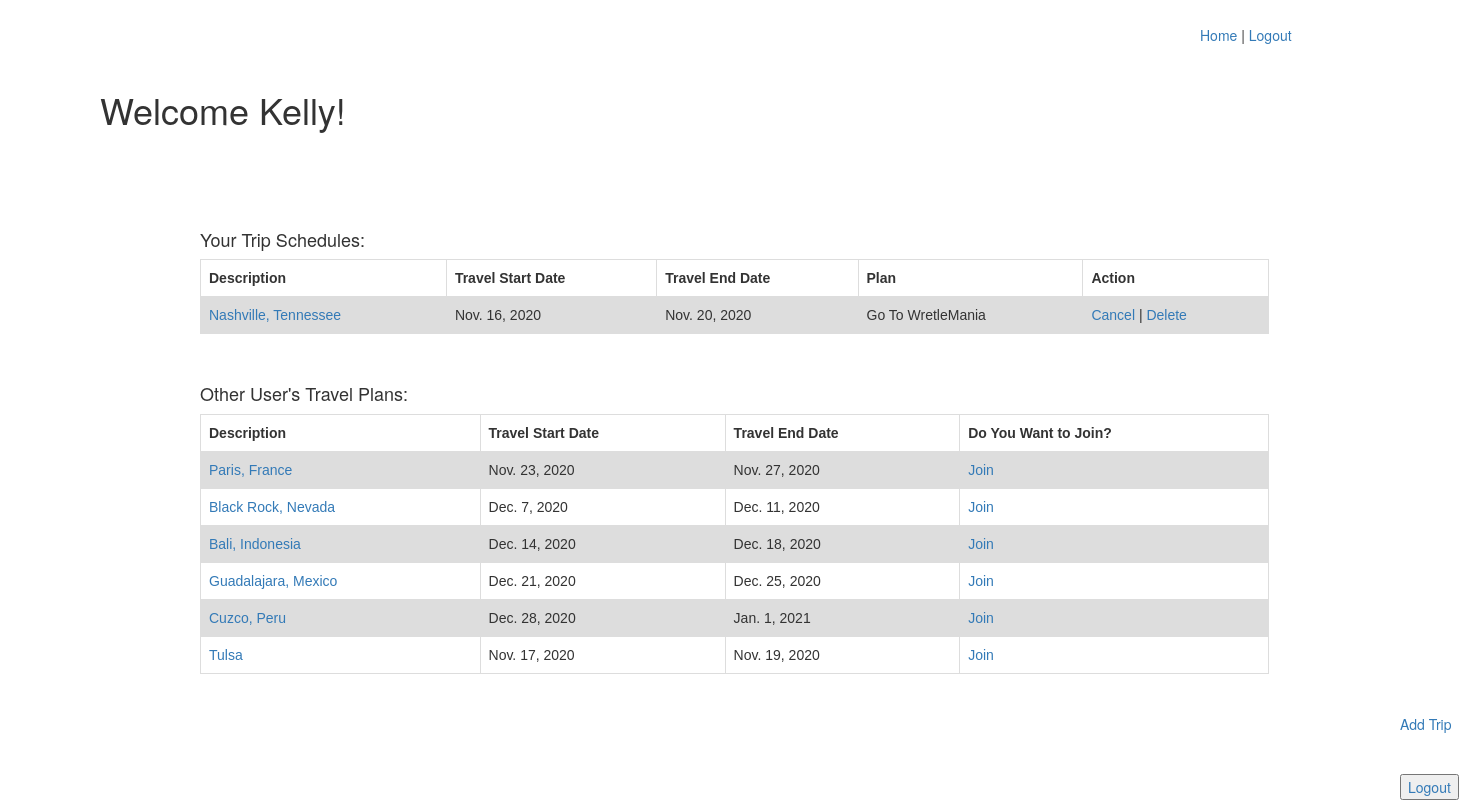
The page /success (signed in) on the database its author committed.
### loginApp/models.py (models this page shows)
class User(models.Model):
    first_name = models.CharField(max_length=255)
    last_name = models.CharField(max_length=255)
    email_address = models.CharField(max_length=255)
    password = models.CharField(max_length=255)
    created_at = models.DateTimeField(auto_now_add=True)
    updated_at = models.DateTimeField(auto_now=True)
    objects = UserManager()

class Item(models.Model):
    item = models.CharField(max_length=255)
    added_by = models.ForeignKey(User, related_name = 'items_created', on_delete = models.CASCADE)
    wishlist = models.ManyToManyField(User, related_name = 'fav_items')
    start_date = models.DateField(null=True)
    release_date = models.DateField()
    plan = models.CharField(max_length=255, null= True)
    created_at = models.DateTimeField(auto_now_add=True)
    updated_at = models.DateTimeField(auto_now=True)
    objects = ItemManager()

### loginApp/views.py (the view)
# urls.py: path('success', views.success),
def success(request):
    if 'loggedInId' not in request.session:
        messages.error(request, "You must log in first")
        return redirect("/")
    context = {
        'loggedInUser': User.objects.get(id=request.session['loggedInId']),
        'allItems': Item.objects.all(),
        'favItems': Item.objects.filter(wishlist=User.objects.get(id=request.session['loggedInId'])),
        'nonFav': Item.objects.exclude(wishlist=User.objects.get(id=request.session['loggedInId'])),
    }
    return render(request, 'success.html', context)

### loginApp/templates/success.html (shortened to what this page needs)
<!DOCTYPE html>
<html lang="en">
<head>
    <link rel="stylesheet" href="https://maxcdn.bootstrapcdn.com/bootstrap/3.4.1/css/bootstrap.min.css">
</head>
<body>
    <p style="padding-left: 1200px; padding-top: 25px;"><a href="/success">Home</a> | <a href="/logout">Logout</a></p>
    <h1 style="padding-left: 100px; padding-top: 25px;">Welcome {{loggedInUser.first_name}}!</h1>
    <br><br>
    <div class="table">
    <br><br>
    <h4>Your Trip Schedules:</h4>
    <table>
        <tr>
            <th>Description</th>
            <th>Travel Start Date</th>
            <th>Travel End Date</th>
            <th>Plan</th>
            <th>Action</th>
        </tr>
        {% for item in favItems %}
        <tr>
            <td><a href="/item/{{item.id}}">{{item.item}}</a></td>
            <td>{{item.start_date}}</td>
            <td>{{item.release_date}}</td>
            <td>{{item.plan}}</td>
            <td><a href="/remove/{{item.id}}">Cancel</a> |
                <a href="/delete/{{item.id}}">Delete</a></td>
        </tr>
        {% endfor %}
    </table>
    <br><br>
    <h4>Other User's Travel Plans:</h4>
    <table>
        <tr>
            <th>Description</th>
            <th>Travel Start Date</th>
            <th>Travel End Date</th>
            <th>Do You Want to Join?</th>
        </tr>
        {% for item in nonFav %}
        <tr>
            <td><a href="/item/{{item.id}}">{{item.item}}</a></td>
            <td>{{item.start_date}}</td>
            <td>{{item.release_date}}</td>
            <td><a href="/addFav/{{item.id}}">Join</a></td>
        </tr>
        {% endfor %}
    </table>
</div>
    <br>
    <a href="/item/create" style="padding-left: 1400px;">Add Trip</a>
    <br><br><br>
    <a href="/logout" style="padding-left: 1400px;"><input type="submit" value="Logout"></a>
</body>
</html>

### loginApp/templates/success.html (style rules this page uses)
table { font-family: arial, sans-serif; border-collapse: collapse; width: 100%; }
td, th { border: 1px solid #dddddd; text-align: left; padding: 8px; }
tr:nth-child(even) { background-color: #dddddd; }
.table { padding-left: 200px; padding-right: 200px; }

### rows shown on the page
User: first_name "Kelly"
Item: item "Nashville, Tennessee", start_date "Nov. 16, 2020", release_date "Nov. 20, 2020", plan "Go To WretleMania"
Item: item "Paris, France", start_date "Nov. 23, 2020", release_date "Nov. 27, 2020"
Item: item "Black Rock, Nevada", start_date "Dec. 7, 2020", release_date "Dec. 11, 2020"
Item: item "Bali, Indonesia", start_date "Dec. 14, 2020", release_date "Dec. 18, 2020"
Item: item "Guadalajara, Mexico", start_date "Dec. 21, 2020", release_date "Dec. 25, 2020"
Item: item "Cuzco, Peru", start_date "Dec. 28, 2020", release_date "Jan. 1, 2021"
Item: item "Tulsa", start_date "Nov. 17, 2020", release_date "Nov. 19, 2020"
